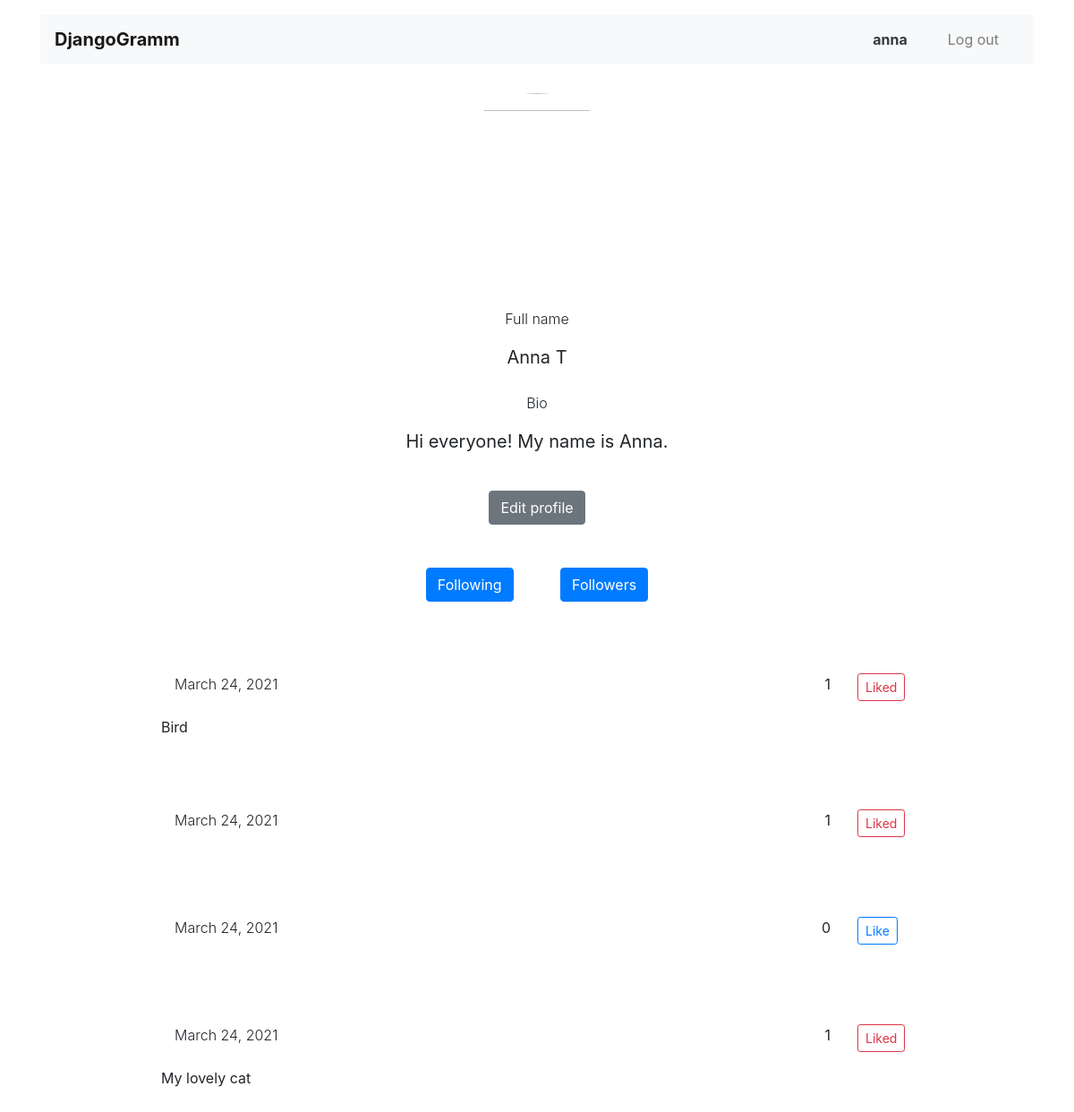
Screenshot of /profile/anna/ (signed in) with the database file from the repository.
### app_DjangoGramm/models.py (models this page shows, shortened)
class User(AbstractUser):
    username = models.CharField(max_length=30, unique=True)
    email = models.EmailField(unique=True, blank=False)

class Profile(models.Model):
    user = models.OneToOneField(User, on_delete=models.CASCADE, related_name='profile')
    full_name = models.CharField(max_length=64, blank=True)
    bio = models.TextField(blank=True)
    avatar = CloudinaryField('avatar', default='image/upload/v1617642447/fqdfojw0ave5mhozuc3r.png')

class Post(models.Model):
    user = models.ForeignKey(User, on_delete=models.CASCADE)
    image = CloudinaryField('image')
    description = models.TextField(blank=True)
    published_at = models.DateField(auto_now_add=True)

### app_DjangoGramm/views.py (the view)
# urls.py: path('profile/<username>/', ProfileView.as_view(), name='profile'),
class ProfileView(LoginRequiredMixin, View):
    login_url = 'login'
    def get(self, request, username):
        if username == request.user.username:
            profile, created = Profile.objects.get_or_create(user=request.user)
        else:
            profile = get_object_or_404(Profile, user__username=username)
        following_user = User.objects.get(username=username)
        is_following = Follower.objects.filter(user_id=request.user, following_user_id=following_user)
        posts = Post.objects.filter(user__username=username).order_by('-id').annotate(amount_likes=Count('liked_post'))
        likes = Like.objects.filter(profile_id=profile).select_related('post')
        liked_posts = [like.post for like in likes]
        context = {
            'profile': profile,
            'posts': posts,
            'following': is_following,
            'liked_posts': liked_posts,
            'title': 'My profile',
        }
        return render(request, 'profile.html', context=context)

### templates/profile.html (shortened to what this page needs)
{% extends 'base.html' %}
{% load static %}
{% block container %}
<main class="container mt-3">
    <section>
        <div class="text-center">
            <img class="my-3 img-fluid rounded-circle" src="{{ profile.avatar.url }}" width="200" height="200" alt="">
        </div>
        <p class="mt-4 text-center font-weight-light">Full name</p>
        <p class="text-center" style="font-size:20px">{{ profile.full_name }}</p>
        <p class="mt-4 text-center font-weight-light">Bio</p>
        <p class="text-center" style="font-size:20px">{{ profile.bio }}</p>
    </section>
    {% if profile.user == request.user %}
    <div class="text-center">
        <a href="{% url 'edit_profile' user.username %}">
            <button type="button" class="my-4 btn btn-secondary">
                Edit profile
            </button>
        </a>
    </div>
    {% else %}
    <div class="text-center my-4">
        <button type="button"
           class="btn btn-{% if following %}light{% else %}info{% endif %}"
                id="follow-button">{% if following %}Unfollow{% else %}Follow{% endif %}</button>
    </div>
    {% endif %}
    <div class="text-center">
        <a href="{% url 'following' profile.user.username %}">
            <button type="button" class="m-4 btn btn-primary">
                Following
            </button>
        </a>
        <a href="{% url 'followers' profile.user.username %}">
            <button type="button" class="m-4 btn btn-primary">
                Followers
            </button>
        </a>
    </div>
    <section>
        {% for post in posts %}
        <div class="container">
        <div class="mb-5 m-4 text-center">
            <div class="row my-2 mx-5">
                    <div class="col text-left ml-5">
                        <p class="font-weight-light">{{ post.published_at }}</p>
                    </div>
                    <div class="col text-right mr-3">
                        <form action="{% url 'like' %}" method="POST" class="like-form" id="{{ post.id }}">
                            <div class="row text-right">
                                <div class="col-9">
                                    <p class="btn_count{{ post.id }} font-weight-normal">{{ post.amount_likes }}</p>
                                </div>
                                <div class="col-2">
                                    <button type="submit"
                                            class="btn_like{{ post.id }} btn btn-outline-{% if post in liked_posts %}danger{% else %}primary{% endif %} btn-sm">
                                        {% if post in liked_posts %}Liked{% else %}Like{% endif %}
                                    </button>
                                </div>
                            </div>
                        </form>
                    </div>
            </div>
            <div class="ml-5"><p class="ml-5 text-left">{{ post.description }}</p></div>
        </div>
        </div>
        {% endfor %}
    </section>
</main>
{% endblock container %}

### templates/base.html (shortened to what this page needs)
<!DOCTYPE html>
{% load static %}
<html lang="en">
<head>
    <link rel="stylesheet" href="{% static 'css/index.css' %}">
</head>
<body>
<header class="container mt-3">
    <nav class="navbar navbar-expand-lg navbar-light bg-light">
        <a class="navbar-brand mr-4 font-weight-bold" href="{% url 'main' %}">DjangoGramm</a>
        <div class="collapse navbar-collapse justify-content-between" id="navbarNav">
            {% if request.user.is_authenticated %}
            <ul class="navbar-nav col-12 justify-content-end">
                <li class="nav-item active">
                    <div class="btn-group">
                        <button type="button" class="btn font-weight-bold">
                            <a class="text-dark" href="{% url 'profile' user.username %}">{{ user.username }}</a>
                        </button>
                        <a class="ml-4 nav-link" href="{% url 'logout' %}">Log out</a>
                    </div>
                </li>
            </ul>
            {% endif %}
        </div>
    </nav>
</header>
{% block container %} {% endblock %}
</body>
</html>

### rows the page displays
User: username "anna"
Profile: full_name "Anna T", bio "Hi everyone! My name is Anna."
Post: published_at "March 24, 2021", amount_likes "1", shows "Liked", description "Bird"
Post: published_at "March 24, 2021", amount_likes "1", shows "Liked"
Post: published_at "March 24, 2021", amount_likes "0", shows "Like"
Post: published_at "March 24, 2021", amount_likes "1", shows "Liked", description "My lovely cat"
